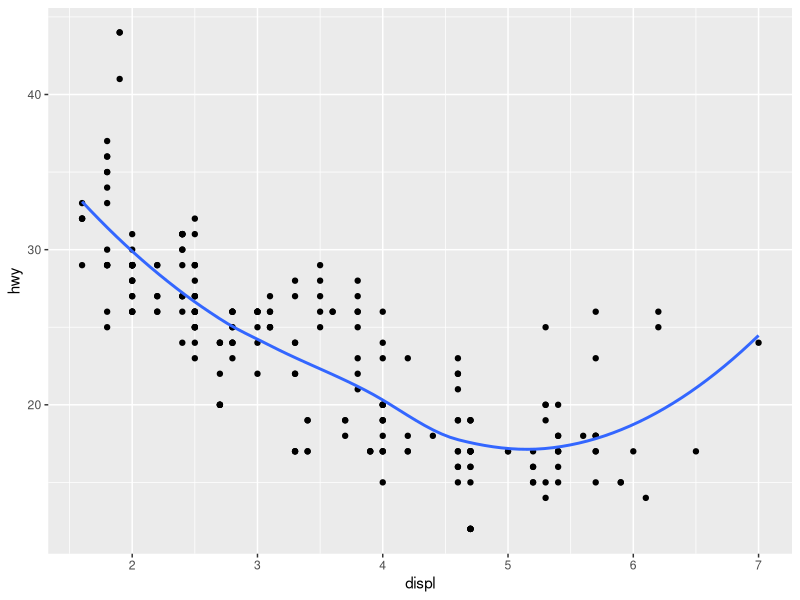
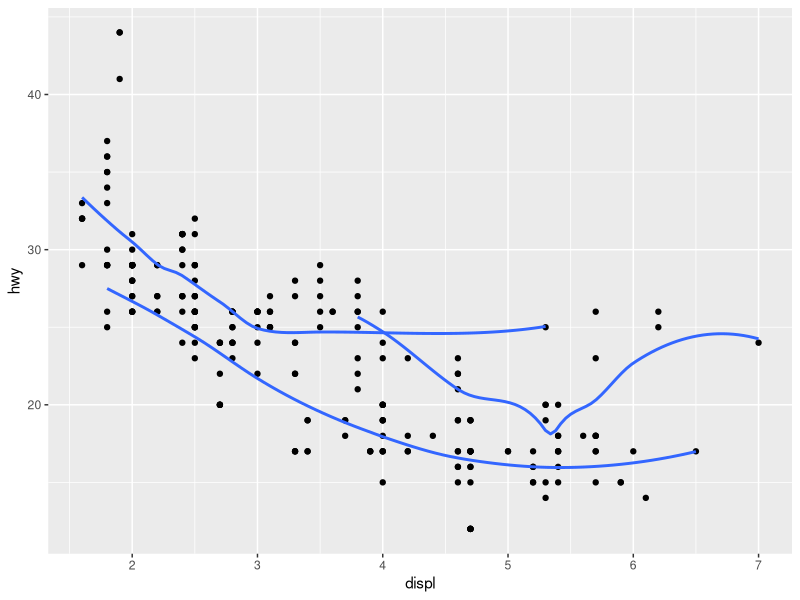
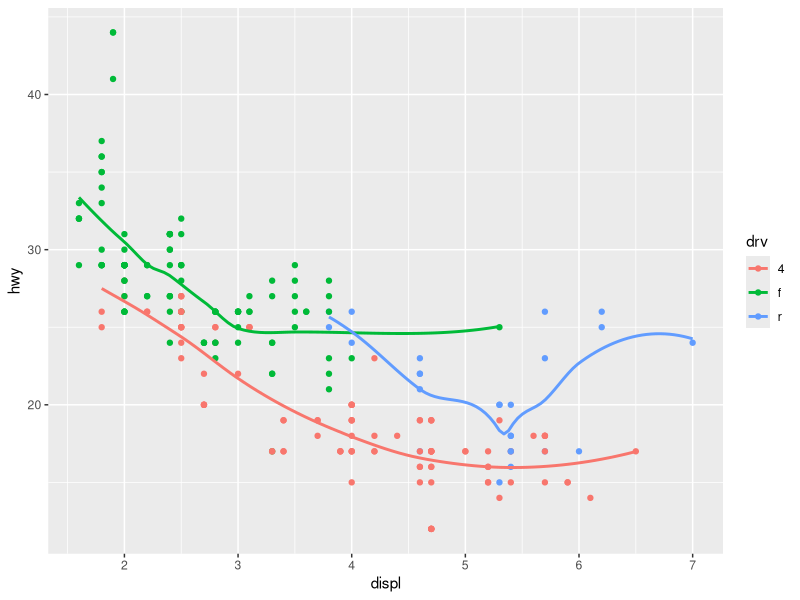
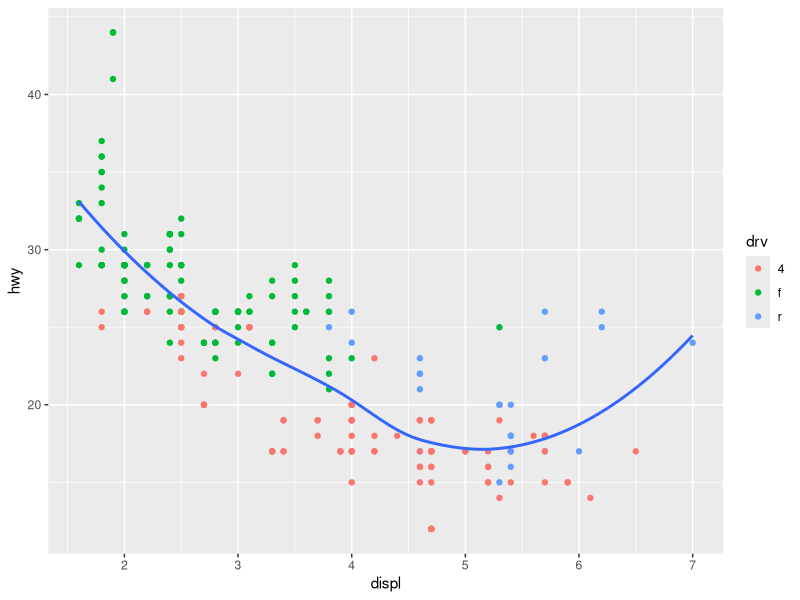

Here is the R script that generated these plots, in order:
library(ggplot2)

plot1 <- ggplot(mpg, aes(x = displ, y = hwy)) +
  geom_point() +
  geom_smooth(se = FALSE)

plot2 <- ggplot(mpg, aes(x = displ, y = hwy)) +
  geom_point() +
  geom_smooth(aes(group = drv), se = FALSE)

plot3 <- ggplot(mpg, aes(x = displ, y = hwy, color = drv)) +
  geom_point() +
  geom_smooth(se = FALSE)

plot4 <- ggplot(mpg, aes(x = displ, y = hwy)) +
  geom_point(aes(color = drv)) +
  geom_smooth(se = FALSE)
